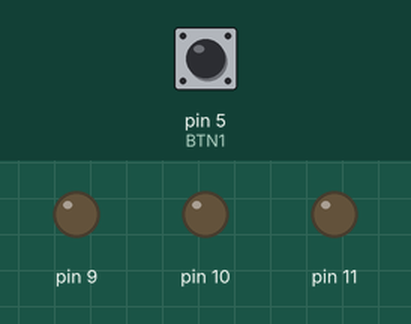
Bench run of a sketch on a simulated Arduino Uno, built with avr-gcc and run on an emulated ATmega328P. On the bench: output pins drawn as LEDs (lit = HIGH). Dashed ring = blinking. Inputs (shaded band) come from the test bench; at power-on: pin 5 (BTN1) LOW. What the sketch prints to the serial monitor is not drawn.

Above: at 1.2 s.
1.3 s: pin 5 (BTN1) pulled HIGH for 0.15 s
At 2.0 s:
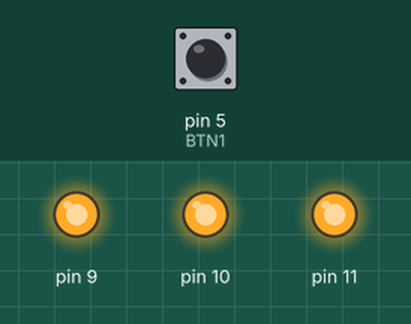
2.9 s: pin 5 (BTN1) pulled HIGH for 1 s
At 4.4 s:
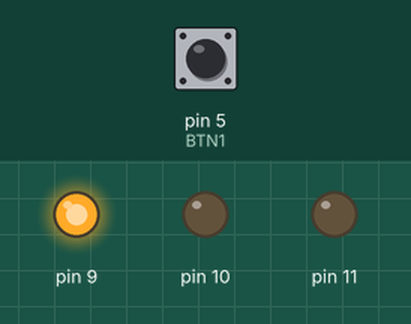
5.4 s: pin 5 (BTN1) pulled HIGH for 0.15 s
At 6.3 s:
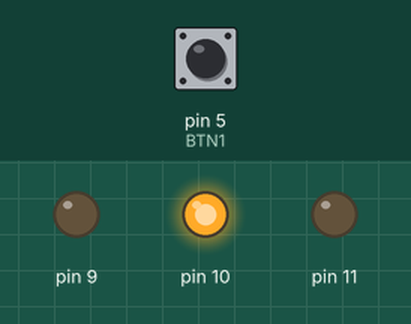
7.0 s: pin 5 (BTN1) pulled HIGH for 3.2 s
At 11.4 s:
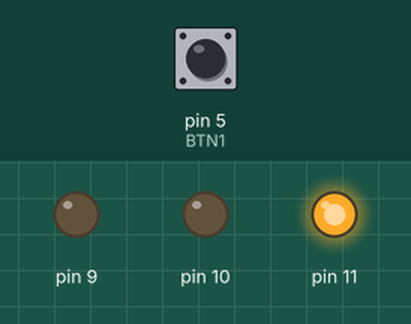
11.7 s: pin 5 (BTN1) pulsed HIGH 2 times (0.12 s each, 0.3 s apart)
At 13.1 s:
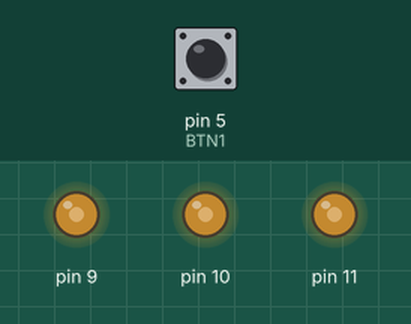
13.8 s: pin 5 (BTN1) pulsed HIGH 5 times (0.12 s each, 0.3 s apart)
At 14.38 s:
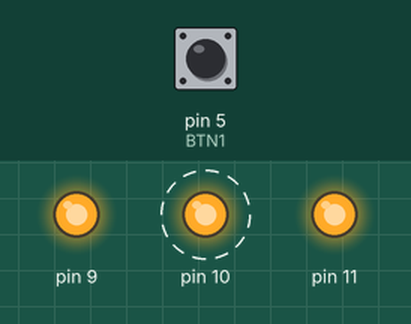
Timing chart, 0 to 16.8 s (numbered marks = the images above; inputs shaded):
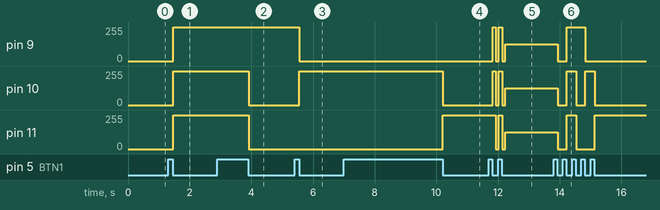

The sketch:

LedStateProject.ino
```cpp
#define LED1 9
#define LED2 10
#define LED3 11
#define BTN1 5
#define BOUNCE_DELAY 10 //miliseconds
#define SERIAL_SPEED 9600
#define FLICKER_DELAY 100 //ms

const int LEDS[] = {LED1, LED2, LED3};
const int NO_LEDS = 3;

int currentState = 0;
int states[] = {
    0,       // all bulbs are off
    1,       // all bulbs are on
    2,       // only bulb 1 is on
    3,       // only bulb 2 is on
    4,       // only bulb 3 is on
    5,       // continuous flickery
    6,       // all bulbs are on low power
};
const int NO_STATES = 7;

bool btn_is_pressed = false;
bool allOn = false;

void writeToPins(int pins[], int pins_len, int val, int avoid=-1, bool analog=false);


void setup(){
    Serial.begin(SERIAL_SPEED);

    for(int i=0; i<NO_LEDS; i++){
        int pin = LEDS[i];
        pinMode(pin, OUTPUT);
    }

    pinMode(BTN1, INPUT);

    Serial.println("Done");
}


void loop(){

    if(btnIsPressed()){
        nextState();
    }

    doState();

}


bool btnIsPressed(){
    if(digitalRead(BTN1) == HIGH){
        btn_is_pressed = true;
    }else{
        if(btn_is_pressed){
            btn_is_pressed = false;
            delay(BOUNCE_DELAY);
            return true;
        }
    }
    return false;
}

void nextState(){
    currentState++;
    if(currentState>NO_STATES-1){
        currentState=0;
    }
}

void doState(){
    int state = currentState;
    if(state == 0){
        offLeds();
    } else if(state == 1){
        onLeds();
    } else if (state == 2 || state == 3 || state == 4){
        int pin = LEDS[state-2];
        writeToPins(LEDS, NO_LEDS, LOW, pin);     // turn off other pins
        digitalWrite(pin, HIGH);
    } else if (state == 5){
        onLeds();
        delay(FLICKER_DELAY);
        offLeds();
        delay(FLICKER_DELAY);
    } else if (state == 6){
        // allOn = !allOn;  // toggle on/off
        // writeToPins(LEDS, 3, allOn);
        writeToPins(LEDS, NO_LEDS, 125, -1, true);
    }
}


void onLeds(){
    writeToPins(LEDS, NO_LEDS, HIGH);
}

void offLeds(){
    writeToPins(LEDS, NO_LEDS, LOW);
}

void writeToPins(int pins[], int pins_len, int val, int avoid, bool analog){
    for(int i=0; i<pins_len; i++){
        int pin = LEDS[i];
        if (pin == avoid){
            continue;
        }
        if(analog){
            analogWrite(pin, val);
        }else{
            digitalWrite(pin, val);
        }
    }
}
```

Measured:
- after the input at 1.3 s, pin 9–11: 0/255 → 255/255 after 0.16 s
- after the input at 2.9 s, pin 10, pin 11: 255/255 → 0/255 after 1.0 s
- after the input at 5.4 s, pin 9: 255/255 → 0/255 after 0.16 s; pin 10: 0/255 → 255/255 after 0.16 s
- after the input at 7.0 s, pin 10: 255/255 → 0/255 after 3.2 s; pin 11: 0/255 → 255/255 after 3.2 s
- after the input at 11.7 s, pin 9, pin 10: 0/255 → 255/255 after 0.13 s, → 0/255 0.10 s later, → 255/255 0.10 s later, → 0/255 0.10 s later, … (5 changes in this stretch); pin 11: 255/255 → 0/255 after 0.23 s, → 255/255 0.10 s later, → 0/255 0.10 s later, → 125/255 0.11 s later
- after the input at 13.8 s, pin 9: 125/255 → 0/255 after 0.13 s, → 255/255 0.30 s later, → 0/255 0.60 s later; pin 10: alternates 255/255 for 0.30 s and 0/255 for 0.30 s, 5 changes in all, then stays 0/255, starting after 0.13 s; pin 11: 125/255 → 0/255 after 0.13 s, → 255/255 0.30 s later, → 0/255 0.30 s later, → 255/255 0.60 s later
